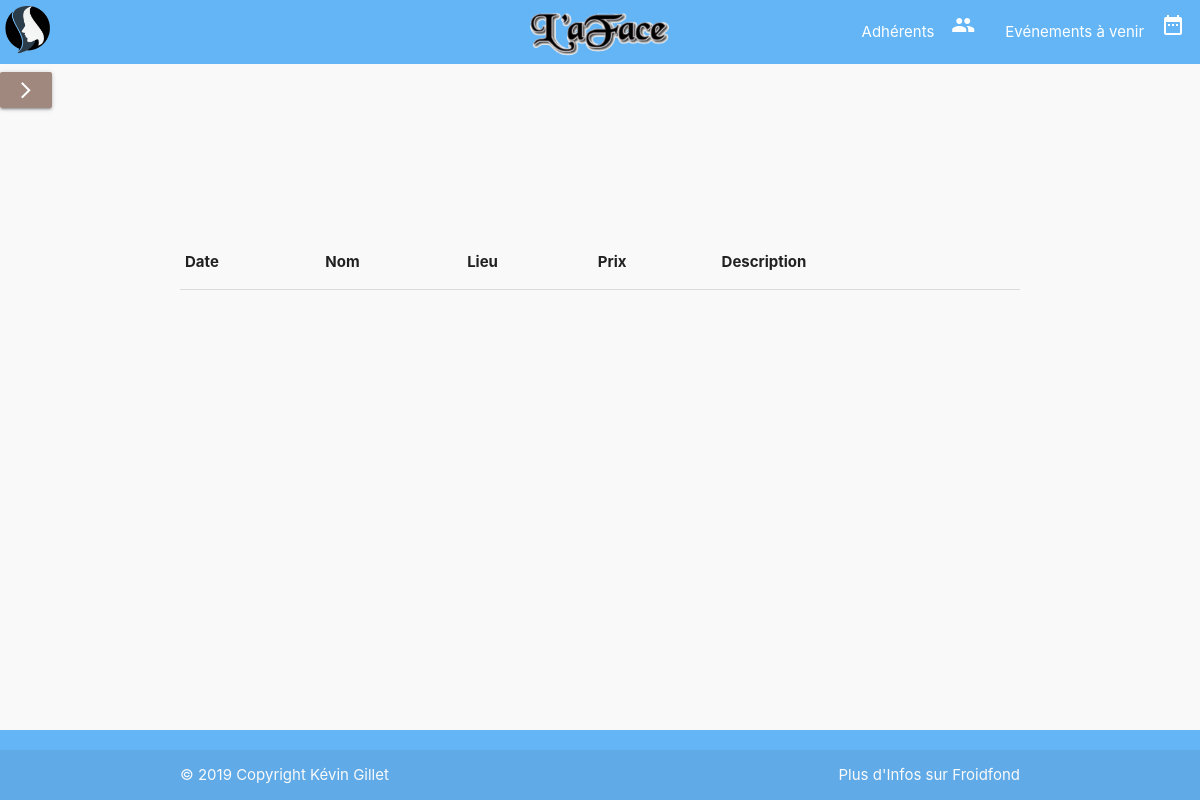
The page /user/page/events_view.php on the database as committed earlier.
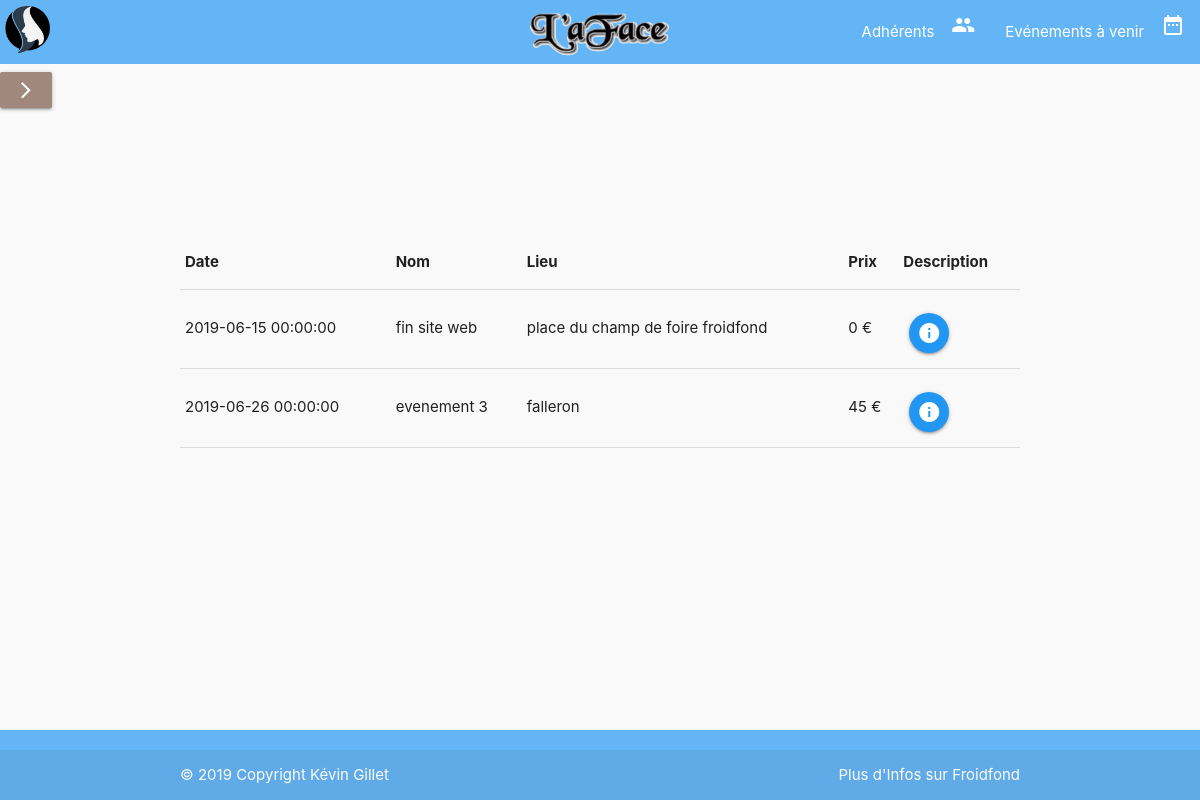
The same page on the database as committed later.
### tables this page shows
CREATE TABLE `evenement` (
  `idEvenement` int(11) NOT NULL,
  `nomEvenement` varchar(100) NOT NULL,
  `dateEvenement` datetime NOT NULL,
  `lieuEvenement` varchar(100) NOT NULL,
  `prixEntreeEvenement` float NOT NULL,
  `descriptionEvenement` text NOT NULL
);

### user/page/events_view.php (the view, shortened to what this page needs)
<?php include '../../modal/header.php'; ?>
<?php require_once '../../config/config.php';
$db = new PDO("mysql:host=" . Config::DB_SERVER . ";dbname=" . Config::DB_NAME
, Config::DB_USERNAME, Config::DB_PASSWORD, array(PDO::MYSQL_ATTR_INIT_COMMAND => "SET NAMES 'utf8'"));
$sql_query = "SELECT ev.dateEvenement, ev.descriptionEvenement, ev.nomEvenement, ev.lieuEvenement, ev.prixEntreeEvenement, ev.idEvenement
FROM evenement ev WHERE ev.dateEvenement > CURRENT_DATE() ORDER BY ev.dateEvenement ASC";
$result = $db->prepare($sql_query);
$result->execute();
$events = $result->fetchAll();
?>
      <main>
        <?php include '../../modal/sidenav.php'; ?>
        <table class="highlight table-gestion member-table responsive-table">
          <thead>
            <tr>
              <th>Date</th>
              <th>Nom</th>
              <th>Lieu</th>
              <th>Prix</th>
              <th>Description</th>
            </tr>
          </thead>
          <tbody>
            <?php foreach ($events as $line){ ?>
            <tr>
              <td><?php echo $line["dateEvenement"] ?></td>
              <td><?php echo $line["nomEvenement"] ?></td>
              <td><?php echo $line["lieuEvenement"] ?></td>
              <td><?php echo $line["prixEntreeEvenement"] ?>&nbsp;€</td>
              <td><a class="btn-floating waves-effect waves-light blue modal-trigger" href="#modal<?php echo $line["idEvenement"] ?>"><i class="material-icons">info</i></a></td>
            </tr>
            <?php } ?>
          </tbody>
        </table>
      </main>
<?php include '../../modal/footer.php'; ?>

Rows that differ between the two databases and show on the page:
added evenement: dateEvenement "2019-06-15 00:00:00", nomEvenement "fin site web", lieuEvenement "place du champ de foire froidfond", prixEntreeEvenement "0"
added evenement: dateEvenement "2019-06-26 00:00:00", nomEvenement "evenement 3", lieuEvenement "falleron", prixEntreeEvenement "45"
